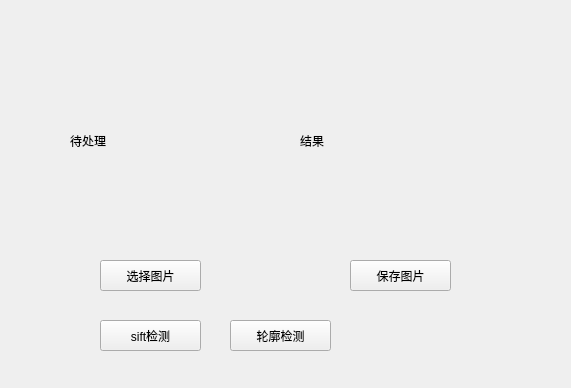
<?xml version="1.0" encoding="UTF-8"?>
<ui version="4.0">
 <class>Formwin6</class>
 <widget class="QWidget" name="Formwin6">
  <property name="geometry">
   <rect>
    <x>0</x>
    <y>0</y>
    <width>571</width>
    <height>388</height>
   </rect>
  </property>
  <property name="windowTitle">
   <string>Form</string>
  </property>
  <widget class="QLabel" name="label_daichuli">
   <property name="geometry">
    <rect>
     <x>70</x>
     <y>40</y>
     <width>201</width>
     <height>201</height>
    </rect>
   </property>
   <property name="text">
    <string>待处理</string>
   </property>
  </widget>
  <widget class="QLabel" name="label_jieguo">
   <property name="geometry">
    <rect>
     <x>300</x>
     <y>40</y>
     <width>201</width>
     <height>201</height>
    </rect>
   </property>
   <property name="text">
    <string>结果</string>
   </property>
  </widget>
  <widget class="QPushButton" name="pushButton_load">
   <property name="geometry">
    <rect>
     <x>100</x>
     <y>260</y>
     <width>101</width>
     <height>31</height>
    </rect>
   </property>
   <property name="text">
    <string>选择图片</string>
   </property>
  </widget>
  <widget class="QPushButton" name="pushButton_save">
   <property name="geometry">
    <rect>
     <x>350</x>
     <y>260</y>
     <width>101</width>
     <height>31</height>
    </rect>
   </property>
   <property name="text">
    <string>保存图片</string>
   </property>
  </widget>
  <widget class="QPushButton" name="pushButton_sift">
   <property name="geometry">
    <rect>
     <x>100</x>
     <y>320</y>
     <width>101</width>
     <height>31</height>
    </rect>
   </property>
   <property name="text">
    <string>sift检测</string>
   </property>
  </widget>
  <widget class="QPushButton" name="pushButton_lunkuo">
   <property name="geometry">
    <rect>
     <x>230</x>
     <y>320</y>
     <width>101</width>
     <height>31</height>
    </rect>
   </property>
   <property name="text">
    <string>轮廓检测</string>
   </property>
  </widget>
 </widget>
 <resources/>
 <connections/>
</ui>
